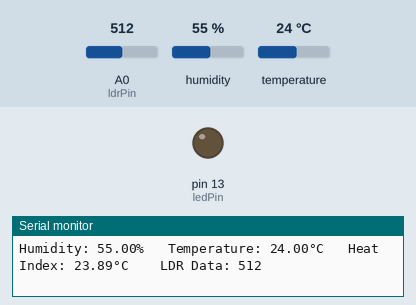
A sketch run on a simulated Arduino Uno, built with avr-gcc and run on an emulated ATmega328P. Parts: output pins drawn as LEDs (lit = HIGH), the last lines printed to the serial monitor. Inputs (shaded band) come from the test bench; at power-on: A0 (ldrPin) = 512, humidity 55 %, temperature 24 °C.

Above: at 1.2 s.
1.3 s: A0 (ldrPin) set to 158
7.3 s: A0 (ldrPin) set to 134
At 8.1 s:
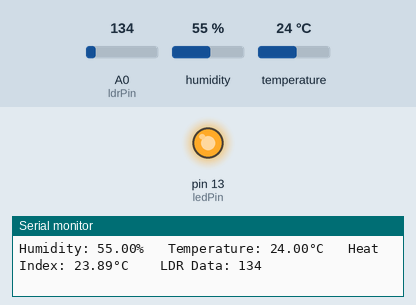
8.9 s: A0 (ldrPin) set to 160
At 10.0 s:
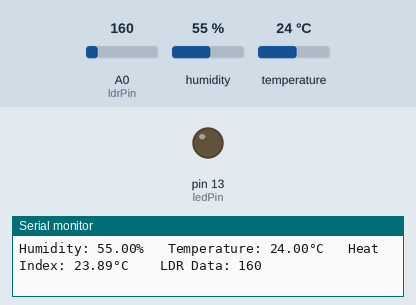
14.9 s: A0 (ldrPin) set to 140
At 15.9 s:
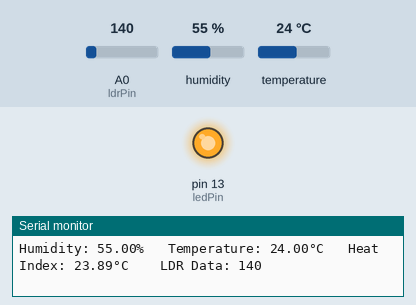
Timing chart, 0 to 17.9 s (numbered marks = the images above; inputs shaded):
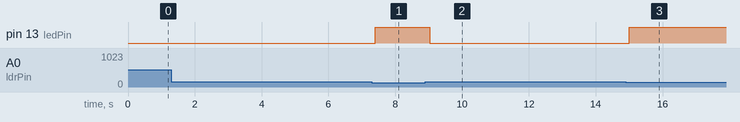

Measured:
- the behaviour switches between 150 and 149 on A0 (ldrPin) (found by bisection; images 0 and 1)
- after the input at 7.3 s, pin 13 (ledPin): LOW → HIGH after 0.11 s
- after the input at 8.9 s, pin 13 (ledPin): HIGH → LOW after 0.13 s
- after the input at 14.9 s, pin 13 (ledPin): LOW → HIGH after 0.10 s

The sketch:

ldr_dht11.ino
```cpp
// Example testing sketch for various DHT humidity/temperature sensors
// Written by ladyada, public domain

// REQUIRES the following Arduino libraries:
// - DHT Sensor Library: https://github.com/adafruit/DHT-sensor-library
// - Adafruit Unified Sensor Lib: https://github.com/adafruit/Adafruit_Sensor

#include "DHT.h"

#define DHTPIN 2     // Digital pin connected to the DHT sensor
// Feather HUZZAH ESP8266 note: use pins 3, 4, 5, 12, 13 or 14 --
// Pin 15 can work but DHT must be disconnected during program upload.

// Uncomment whatever type you're using!
#define DHTTYPE DHT11   // DHT 11
// #define DHTTYPE DHT22   // DHT 22  (AM2302), AM2321
//#define DHTTYPE DHT21   // DHT 21 (AM2301)

// Connect pin 1 (on the left) of the sensor to +5V
// NOTE: If using a board with 3.3V logic like an Arduino Due connect pin 1
// to 3.3V instead of 5V!
// Connect pin 2 of the sensor to whatever your DHTPIN is
// Connect pin 3 (on the right) of the sensor to GROUND (if your sensor has 3 pins)
// Connect pin 4 (on the right) of the sensor to GROUND and leave the pin 3 EMPTY (if your sensor has 4 pins)
// Connect a 10K resistor from pin 2 (data) to pin 1 (power) of the sensor

// Initialize DHT sensor.
// Note that older versions of this library took an optional third parameter to
// tweak the timings for faster processors.  This parameter is no longer needed
// as the current DHT reading algorithm adjusts itself to work on faster procs.
DHT dht(DHTPIN, DHTTYPE);
const int ledPin = 13;
const int ldrPin = A0;
int ldrStatus=0;

void setup()
 {
  Serial.begin(9600);
  Serial.println(F("The Following is the sensor data from DHT11 and LDR!"));
  dht.begin();
  pinMode(ledPin, OUTPUT);
  pinMode(ldrPin, INPUT);

}

void loop()
 {
  // Wait a few seconds between measurements.
  // delay(2000);

  // Reading temperature or humidity takes about 250 milliseconds!
  // Sensor readings may also be up to 2 seconds 'old' (its a very slow sensor)
  float h = dht.readHumidity();
  // Read temperature as Celsius (the default)
  float t = dht.readTemperature();
  // Read temperature as Fahrenheit (isFahrenheit = true)
  // float f = dht.readTemperature(true);

  // Check if any reads failed and exit early (to try again).
  if (isnan(h) || isnan(t)) {
    Serial.println(F("Failed to read from DHT sensor!"));
    return;
  }

  // Compute heat index in Fahrenheit (the default)
  // float hif = dht.computeHeatIndex(f, h);
  // Compute heat index in Celsius (isFahreheit = false)
  float hic = dht.computeHeatIndex(t, h, false);

ldrStatus = analogRead(ldrPin);

// Serial.print(F("Humidity: ") + String(h) + F("%  Temperature: ") + String(t) + F("°C ") + F("  Heat index: ") + String(hic) + F("°C ") + F("LDR data: ") + String(ldrStatus) );


Serial.println("Humidity: " + String(h) + "%" + "   Temperature: " + String(t) + "°C   Heat Index: " + String(hic) + "°C    LDR Data: " + String(ldrStatus));


  // Serial.print(F("Humidity: "));
  // Serial.print(h);
  // Serial.print(F("%  Temperature: "));
  // Serial.print(t);
  // Serial.print(F("°C "));
  // Serial.print(f);
  // Serial.print(F("°F  Heat index: "));
  // Serial.print(hic);
  // Serial.print(F("°C "));
  // Serial.print(hif);
  // Serial.println(F("°F"));


// Serial.println("LDR Light Sensor Data = ");
// Serial.println(ldrStatus);
// delay(100);

if(ldrStatus<150)
{
  digitalWrite(13,1);
}
if(ldrStatus>150)
{
  digitalWrite(13,0);
}
}
```
